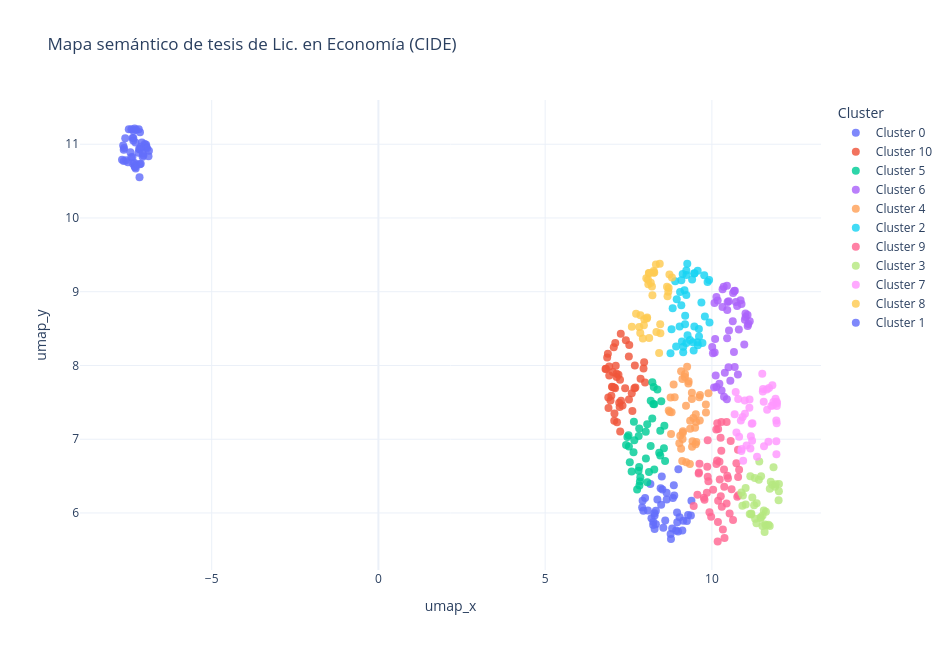

The code cell stored with this chart in its notebook:
### Code cell
hover_cols = {
    'titulo': True,
    'autorx': True,
    'año_pub': True,
    'asesor_unificado': True,
    'url': True,
    'cluster_label': False,
}

fig = px.scatter(
    df_layout,
    x='umap_x',
    y='umap_y',
    color='cluster_label',
    hover_name='titulo',
    hover_data=hover_cols,
    title='Mapa semántico de tesis de Lic. en Economía (CIDE)',
    template='plotly_white',
    width=950,
    height=650,
)

fig.update_traces(marker=dict(size=8, opacity=0.82, line=dict(width=0)))
fig.update_layout(
    legend_title_text='Cluster',
    coloraxis_showscale=False,
)

fig.show()
